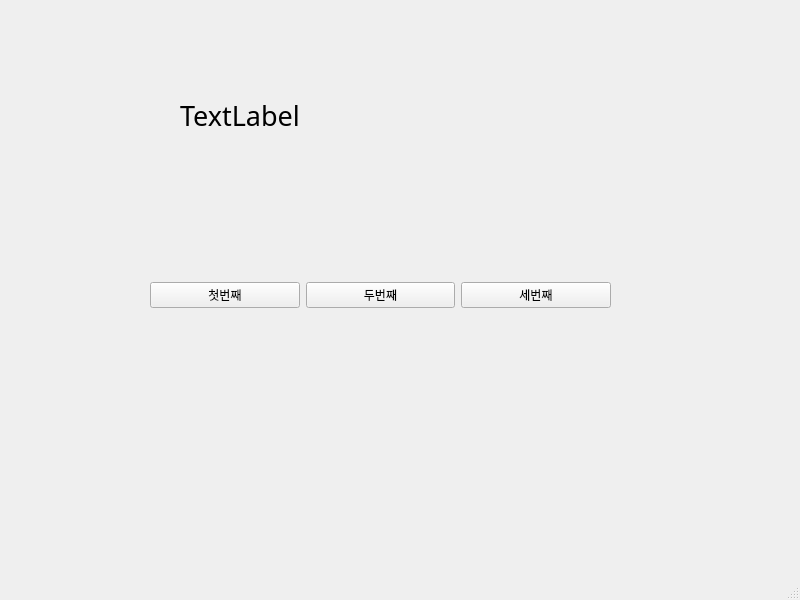
<?xml version="1.0" encoding="UTF-8"?>
<ui version="4.0">
 <class>MainWindow</class>
 <widget class="QMainWindow" name="MainWindow">
  <property name="geometry">
   <rect>
    <x>0</x>
    <y>0</y>
    <width>800</width>
    <height>600</height>
   </rect>
  </property>
  <property name="windowTitle">
   <string>MainWindow</string>
  </property>
  <widget class="QWidget" name="centralwidget">
   <widget class="QWidget" name="horizontalLayoutWidget">
    <property name="geometry">
     <rect>
      <x>150</x>
      <y>220</y>
      <width>461</width>
      <height>151</height>
     </rect>
    </property>
    <layout class="QHBoxLayout" name="horizontalLayout">
     <item>
      <widget class="QPushButton" name="pushButton_3">
       <property name="text">
        <string>첫번째</string>
       </property>
      </widget>
     </item>
     <item>
      <widget class="QPushButton" name="pushButton_2">
       <property name="text">
        <string>두번째</string>
       </property>
      </widget>
     </item>
     <item>
      <widget class="QPushButton" name="pushButton">
       <property name="text">
        <string>세번째</string>
       </property>
      </widget>
     </item>
    </layout>
   </widget>
   <widget class="QLabel" name="label">
    <property name="geometry">
     <rect>
      <x>180</x>
      <y>90</y>
      <width>401</width>
      <height>51</height>
     </rect>
    </property>
    <property name="font">
     <font>
      <family>휴먼둥근헤드라인</family>
      <pointsize>20</pointsize>
     </font>
    </property>
    <property name="text">
     <string>TextLabel</string>
    </property>
   </widget>
  </widget>
  <widget class="QMenuBar" name="menubar">
   <property name="geometry">
    <rect>
     <x>0</x>
     <y>0</y>
     <width>800</width>
     <height>22</height>
    </rect>
   </property>
  </widget>
  <widget class="QStatusBar" name="statusbar"/>
 </widget>
 <resources/>
 <connections>
  <connection>
   <sender>pushButton_3</sender>
   <signal>clicked()</signal>
   <receiver>MainWindow</receiver>
   <slot>firstClick()</slot>
   <hints>
    <hint type="sourcelabel">
     <x>238</x>
     <y>319</y>
    </hint>
    <hint type="destinationlabel">
     <x>239</x>
     <y>416</y>
    </hint>
   </hints>
  </connection>
  <connection>
   <sender>pushButton_2</sender>
   <signal>clicked()</signal>
   <receiver>MainWindow</receiver>
   <slot>secondClick()</slot>
   <hints>
    <hint type="sourcelabel">
     <x>394</x>
     <y>318</y>
    </hint>
    <hint type="destinationlabel">
     <x>395</x>
     <y>409</y>
    </hint>
   </hints>
  </connection>
  <connection>
   <sender>pushButton</sender>
   <signal>clicked()</signal>
   <receiver>MainWindow</receiver>
   <slot>thirdClick()</slot>
   <hints>
    <hint type="sourcelabel">
     <x>548</x>
     <y>320</y>
    </hint>
    <hint type="destinationlabel">
     <x>549</x>
     <y>409</y>
    </hint>
   </hints>
  </connection>
 </connections>
 <slots>
  <slot>firstClick()</slot>
  <slot>secondClick()</slot>
  <slot>thirdClick()</slot>
 </slots>
</ui>
